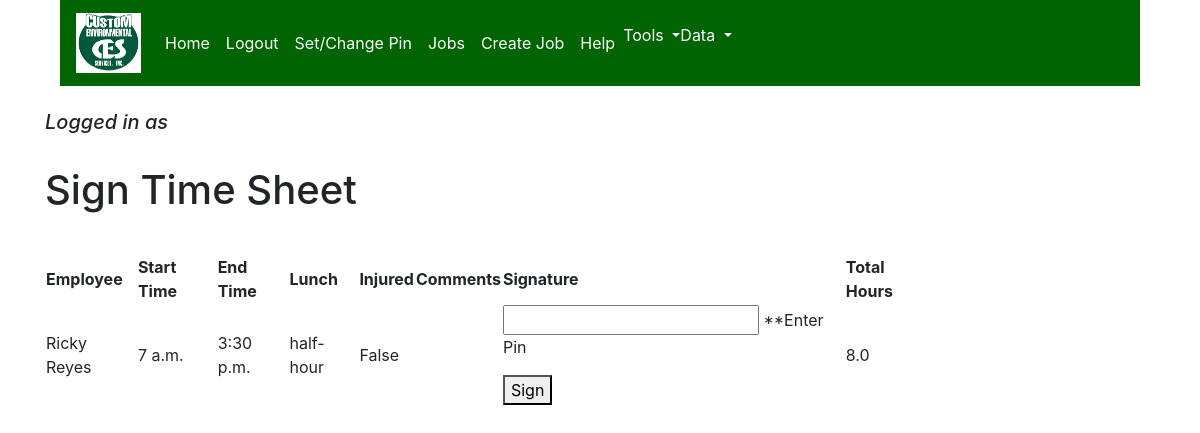
/time_sheet/sign_employee_work/5451, run on the app's committed database.
### time_sheet/models.py (models this page shows, shortened)
class EmployeeWork(models.Model):
    EMPLOYEEWORK_LUNCH_CHOICES = (
        ('half-hour', 'Half Hour'),
        ('hour', 'Hour'),
        ('none', 'None'),
    )
    TIME_CHOICES = (
        (time(0, 0), '00:00'), (time(0, 30), '00:30'), (time(1, 0), '01:00'), (time(1, 30), '01:30'), (time(2, 0), '02:00'), (time(2, 30), '02:30'),
        (time(3, 0), '03:00'), (time(3, 30), '03:30'), (time(4, 0), '04:00'), (time(4, 30), '04:30'), (time(5, 0), '05:00'), (time(5, 30), '05:30'),
        (time(6, 0), '06:00'), (time(6, 30), '06:30'), (time(7, 0), '07:00'), (time(7, 30), '07:30'), (time(8, 0), '08:00'), (time(8, 30), '08:30'),
        (time(9, 0), '09:00'), (time(9, 30), '09:00'), (time(10, 0), '10:00'), (time(10, 30), '10:30'), (time(11, 0), '11:00'), (time(11, 30), '11:30'),
        (time(12, 0), '12:00'), (time(12, 30), '12:30'), (time(13, 0), '13:00'), (time(13, 30), '13:30'), (time(14, 0), '14:00'), (time(14, 30), '14:30'),
        (time(15, 0), '15:00'), (time(15, 30), '15:30'), (time(16, 0), '16:00'), (time(16, 30), '16:30'), (time(17, 0), '17:00'), (time(17, 30), '17:30'),
        (time(18, 0), '18:00'), (time(18, 30), '18:30'), (time(19, 0), '19:00'), (time(19, 30), '19:30'), (time(20, 0), '20:00'), (time(20, 30), '20:30'),
        (time(21, 0), '21:00'), (time(21, 30), '21:00'), (time(22, 0), '22:00'), (time(22, 30), '22:30'), (time(23, 0), '23:00'), (time(23, 30), '23:30'),
    )
    employee = models.ForeignKey(Employee, on_delete=models.SET_NULL, null=True, blank=True)
    time_sheet = models.ForeignKey(TimeSheet, blank=True, null=True, on_delete=models.CASCADE)
    start_time = models.TimeField(choices=TIME_CHOICES)
    end_time = models.TimeField(choices=TIME_CHOICES)
    lunch = models.CharField(max_length=20, choices=EMPLOYEEWORK_LUNCH_CHOICES)
    injured = models.BooleanField(default=False)
    comment = models.CharField(max_length=300, blank=True, null=True)
    signature = models.BooleanField(blank=True, null=True, default=False)
    def total_hours(self):
        one = timedelta(hours=self.start_time.hour, minutes=self.start_time.minute)
        two = timedelta(hours=self.end_time.hour, minutes=self.end_time.minute)
        answer = two - one
        if self.lunch == 'half-hour':
            answer -= timedelta(minutes=30)
        elif self.lunch == 'hour':
            answer -= timedelta(hours=1)
        seconds = answer.seconds
        value = seconds/3600
        return value

### accounts/models.py (models this page shows, shortened)
class Employee(models.Model):
    user = models.OneToOneField(User, on_delete=models.CASCADE)
    pin = models.CharField(max_length=15, default=0000, blank=True, null=True)
    phone_number = models.CharField(max_length=15, blank=True, null=True, default='')
    def get_full_name(self):
        return self.user.get_full_name()
    def __str__(self):
        return self.get_full_name()

class User(AbstractBaseUser):
    email = models.EmailField(max_length=255, unique=True)
    first_name = models.CharField(max_length=30)
    last_name = models.CharField(max_length=40)
    time_stamp = models.DateTimeField(auto_now_add=True)
    is_active = models.BooleanField(default=True)
    is_staff = models.BooleanField(default=False)
    is_admin = models.BooleanField(default=False)
    USERNAME_FIELD = 'email'
    REQUIRED_FIELDS = []  # email and password are included by default
    objects = UserManager()
    def get_full_name(self):
        return self.first_name + ' ' + self.last_name

### time_sheet/views.py (the view, shortened to what this page needs)
# urls.py: path('sign_employee_work/<int:employee_work_id>', SignEmployeeWork.as_view(), name='sign_employee_work'),
class SignEmployeeWork(View):
    def get(self, request, employee_work_id):
        employee_work = EmployeeWork.objects.get(id=employee_work_id)
        timesheet = employee_work.time_sheet
        form = SignTimeSheetForm()
        context = {
            'employee_work': employee_work,
            'timesheet': timesheet,
            'form': form,
        }
        return render(request, 'sign_employee_work.html', context)

### time_sheet/forms.py
class SignTimeSheetForm(forms.Form):
    pin = forms.CharField(max_length=8, help_text="Enter Pin")

### time_sheet/templates/sign_employee_work.html (shortened to what this page needs)
{% extends 'base.html' %}
{% block content %}
<h1>Sign Time Sheet</h1>
<br>
<table style="width:80%">
        <tr>
            <th>Employee</th>
            <th>Start Time</th>
            <th>End Time</th>
            <th>Lunch</th>
            <th>Injured</th>
            <th>Comments</th>
            <th>Signature</th>
            <th>Total Hours</th>
        </tr>
            <tr>
                <td>{{ employee_work.employee }}</td>
                <td>{{ employee_work.start_time }}</td>
                <td>{{ employee_work.end_time }}</td>
                <td>{{ employee_work.lunch }}</td>
                <td>{{ employee_work.injured }}</td>
                <td>{{ employee_work.comment }}</td>
                <td><form method="post">
                      <p>{{ form.pin }} **Enter Pin</p>
                      <button type="submit">Sign</button>
                </form></td>
                <td>{{ employee_work.total_hours }}</td>
            </tr>
    </table>
{% endblock content %}

### data on the page
EmployeeWork: employee "Ricky Reyes", start_time "7 a.m.", end_time "3:30 p.m.", lunch "half-hour", injured "False", total_hours "8.0"
